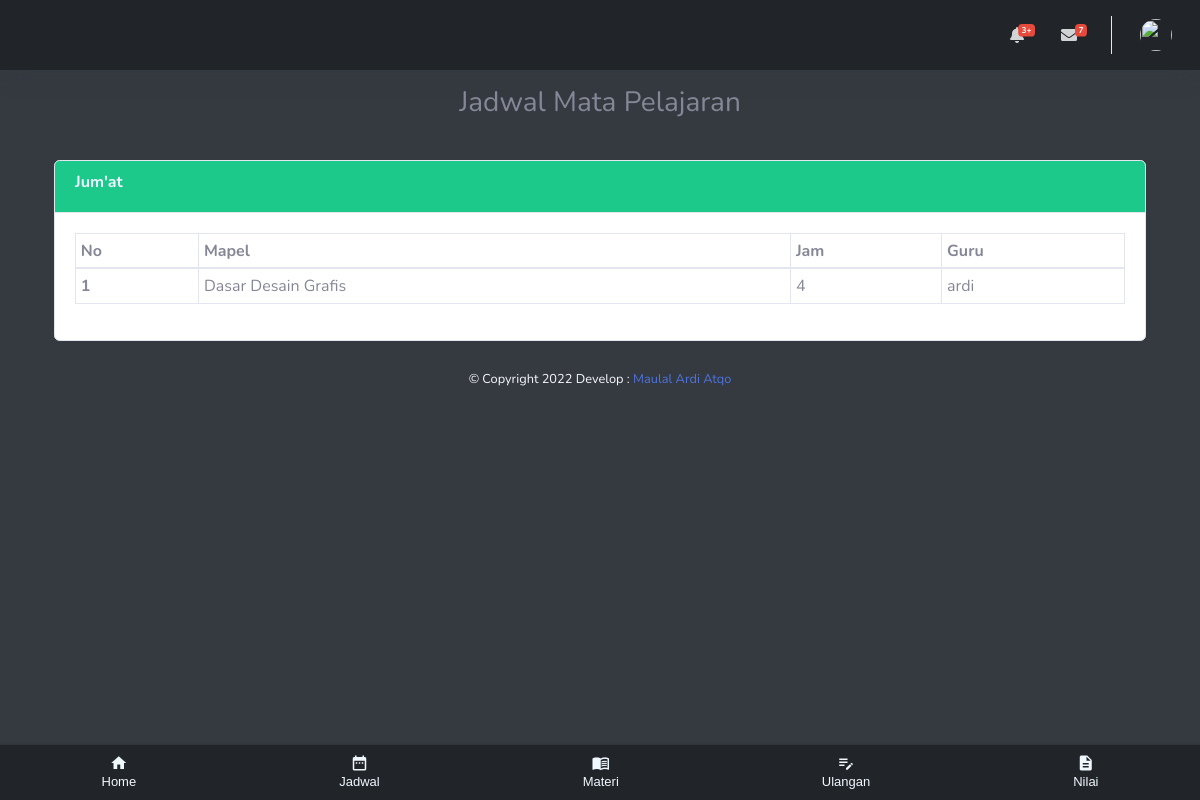
Page /aplikasi/index.php/siswa/jadwal on the earlier database version.
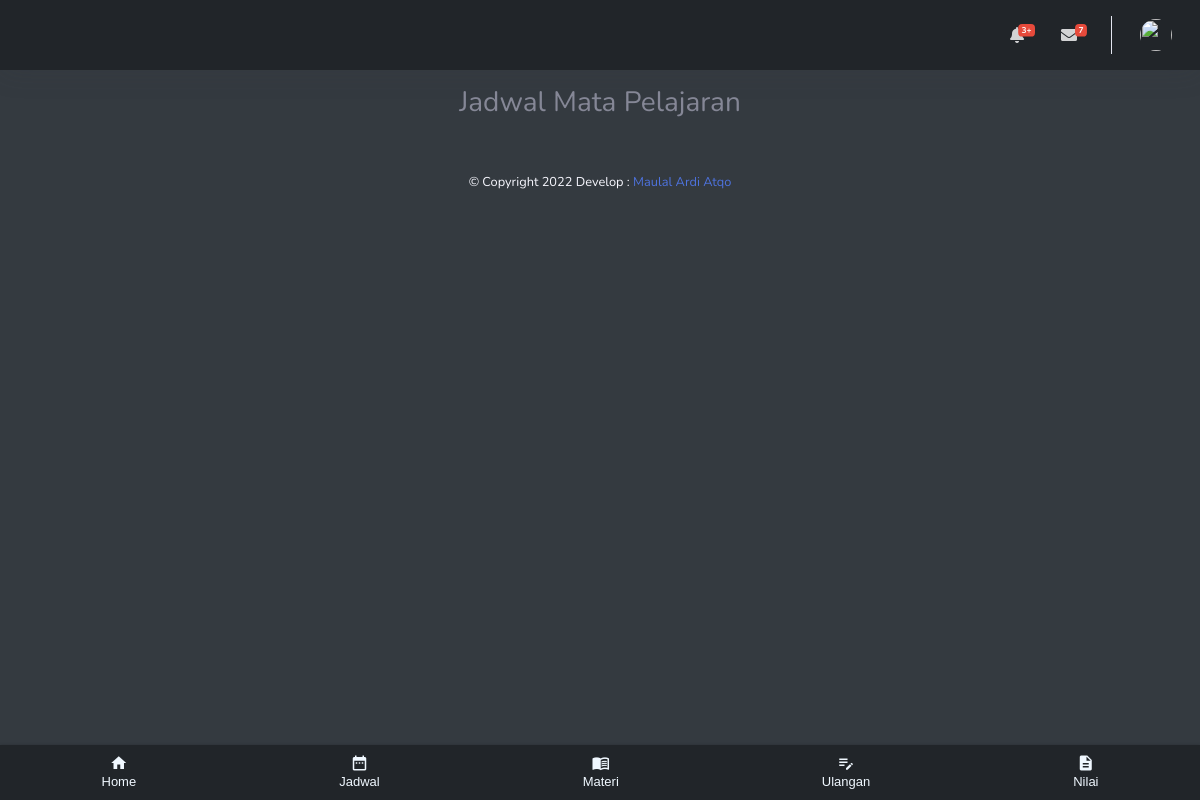
Same page on the later database version.
### tables this page shows
CREATE TABLE `jadwal` (
  `id_jadwal` int(11) NOT NULL,
  `id_kelas` int(128) NOT NULL,
  `hari` varchar(128) NOT NULL,
  `nuptk_guru` int(128) NOT NULL,
  `id_mapel` int(128) NOT NULL,
  `jam_masuk` varchar(128) NOT NULL,
  `jam_keluar` varchar(150) NOT NULL
);

CREATE TABLE `mapel` (
  `id_mapel` int(11) NOT NULL,
  `nama_mapel` varchar(128) NOT NULL,
  `status_mapel` varchar(100) NOT NULL,
  `jp_mapel` varchar(100) NOT NULL,
  `guru_mapel` varchar(100) NOT NULL,
  `kelas_mapel` varchar(100) NOT NULL
);

CREATE TABLE `guru` (
  `id_guru` int(11) NOT NULL,
  `kode_guru` int(10) NOT NULL,
  `nuptk` varchar(128) NOT NULL,
  `nip` varchar(128) NOT NULL,
  `nama_guru` varchar(128) NOT NULL,
  `gender` varchar(128) NOT NULL,
  `jabatan` varchar(100) NOT NULL,
  `pendidikan` varchar(128) NOT NULL,
  `alamat` varchar(258) NOT NULL,
  `kontak` varchar(128) NOT NULL,
  `email` varchar(128) NOT NULL,
  `tmt` date NOT NULL,
  `is_active` int(1) NOT NULL
);

### aplikasi/application/controllers/Siswa.php (called while the page is built, shortened)
<?php
class Siswa extends CI_Controller
{
    public function __construct()
    {
        $this->load->library('form_validation');
    }
    public function jadwal()
    {
        $data['judul'] = 'Jadwal';
        $data['user'] = $this->db->get_where('user', ['username' => $this->session->userdata['username']])->row_array();
        $this->load->model('Jadwal_model', 'jadwal');
        $id_kelas = $this->db->get_where('siswa', ['nis' => $this->session->userdata['username']])->row_array();
        $data['jadwal'] = $this->jadwal->getJadwal(null, $id_kelas['kelas']);
        $this->load->view('templatesSiswa/topbar_siswa', $data);
        $this->load->view('siswa/jadwal', $data);
        $this->load->view('templatesSiswa/footer_siswa');
    }
}

### aplikasi/index.php (called while the page is built, shortened)
<?php
require_once BASEPATH.'core/CodeIgniter.php';

### aplikasi/application/models/Jadwal_model.php (called while the page is built, shortened)
<?php
class Jadwal_model extends CI_Model
{
    public function getJadwal($id_guru = null, $id_kelas = null)
    {
        $query = "SELECT *, jmm.pukul as pukul_masuk, jmk.pukul as pukul_keluar FROM jadwal
    INNER JOIN kelas ON jadwal.id_kelas = kelas.id_kelas
    INNER JOIN mapel ON jadwal.id_mapel = mapel.id_mapel
    INNER JOIN guru ON jadwal.nuptk_guru = guru.nuptk
    INNER JOIN jam_mengajar as jmm ON jadwal.jam_masuk = jmm.id_jam
    INNER JOIN jam_mengajar as jmk ON jadwal.jam_keluar = jmk.id_jam
    ";
        return $this->db->query($query)->result_array();
    }
}

### aplikasi/application/views/siswa/jadwal.php (the view)
<div class="container mt-3 mb-3">
    <div class="row">
        <div class="col text-center">
            <h3>Jadwal Mata Pelajaran</h3>
        </div>
    </div>
</div>
<div class="container">
    <div class="row">
        <div class="col">
            <?php foreach ($jadwal as $j) : ?>
                <div class="card mt-3">
                    <div class="card-header bg-success">
                        <h6 style="color: aliceblue;"> <b><?= $j['hari']; ?></b> </h6>
                    </div>
                    <div class="card-body">
                        <table class="table table-bordered table-sm">
                            <thead>
                                <tr>
                                    <th scope="col">No</th>
                                    <th scope="col">Mapel</th>
                                    <th scope="col">Jam</th>
                                    <th scope="col">Guru</th>
                                </tr>
                            </thead>
                            <tbody>
                                <?php $i = 1; ?>
                                <?php foreach ($jadwal as $jd) : ?>
                                    <?php if ($jd['hari'] == $j['hari']) { ?>
                                        <tr>
                                            <th scope="row"><?= $i; ?></th>
                                            <td><?= $jd['nama_mapel'] ?></td>
                                            <td><?= $jd['jam_masuk'] ?></td>
                                            <td><?= $jd['nama_guru'] ?></td>
                                        </tr>
                                    <?php  } ?>
                                <?php endforeach; ?>
                            </tbody>
                        </table>
                    </div>
                </div>
            <?php endforeach; ?>
        </div>
    </div>
</div>

### aplikasi/application/views/templatesSiswa/topbar_siswa.php (shortened to what this page needs)
<!DOCTYPE html>
<html lang="en">
<head>
    <link href="<?= base_url('assets/') ?>vendor/fontawesome-free/css/all.min.css" rel="stylesheet" type="text/css">
    <link href="<?= base_url('assets/') ?>css/sb-admin-2.min.css" rel="stylesheet">
    <link rel="stylesheet" href="<?= base_url('assets/') ?>css/style1.css">
    <link href="<?= base_url('assets/') ?>vendor/datatables/dataTables.bootstrap4.min.css" rel="stylesheet">
</head>
<body id="page-top">
    <div class="wrapper">
        <div id="content-wrapper" class="d-flex flex-column">
            <div id="content" style="background-color: #343a40;">
                <nav class="navbar navbar-expand navbar-dark topbar static-top shadow" style="background-color: #212529;">
                    <div class="navbar me-auto">
                    </div>
                    <ul class="navbar-nav ml-auto">
                        <li class="nav-item dropdown no-arrow mx-1">
                            <a class="nav-link dropdown-toggle" href="#" id="alertsDropdown" role="button" data-toggle="dropdown" aria-haspopup="true" aria-expanded="false">
                                <i class="fas fa-bell fa-fw"></i>
                                <span class="badge badge-danger badge-counter">3+</span>
                            </a>
                        </li>
                        <li class="nav-item dropdown no-arrow mx-1">
                            <a class="nav-link dropdown-toggle" href="<?= base_url('siswa/chat') ?>" id="" role="button" aria-haspopup="true" aria-expanded="false">
                                <i class="fas fa-envelope fa-fw"></i>
                                <span class="badge badge-danger badge-counter">7</span>
                            </a>
                        </li>
                        <li class="nav-item dropdown no-arrow">
                            <a style="text-decoration: none; color: azure;" class="nav-link dropdown-toggle" href="#" id="userDropdown" role="button" data-toggle="dropdown" aria-haspopup="true" aria-expanded="false">
                                <img class="img-profile rounded-circle" src="<?= base_url('assets/img/') . $user['foto']; ?> ">
                            </a>
                        </li>
                    </ul>
                </nav>

### aplikasi/application/views/templatesSiswa/footer_siswa.php (shortened to what this page needs)
<nav class="nav">
    <a href="<?= base_url('siswa') ?>" class="nav__link">
        <i class="material-icons nav__icon">home</i>
        <span class="nav__text">Home</span>
    </a>
    <a href="<?= base_url('siswa/jadwal') ?>" class="nav__link">
        <i class="material-icons nav__icon">date_range</i>
        <span class="nav__text">Jadwal</span>
    </a>
    <a href="<?= base_url('siswa/materi') ?>" class="nav__link">
        <i class="material-icons nav__icon">menu_book</i>
        <span class="nav__text">Materi</span>
    </a>
    <a href="<?= base_url('siswa/tugas') ?>" class="nav__link">
        <i class="material-icons nav__icon">edit_note</i>
        <span class="nav__text">Ulangan</span>
    </a>
    <a href="<?= base_url('siswa/absen') ?>" class="nav__link">
        <i class="material-icons nav__icon">description</i>
        <span class="nav__text">Nilai</span>
    </a>
</nav>
</div>
<footer class="sticky-footer" style="background-color: #343a40;">
    <div class="container my-auto">
        <div class="copyright text-center my-auto">
            <span style="color: ghostwhite;"> &copy; Copyright <?= date('Y'); ?> Develop : <a style="text-decoration: none;" href="http://maulalardiatqo.github.io">Maulal Ardi Atqo</a></span>
        </div>
    </div>
</footer>
</div>
</div>
</body>
</html>

### aplikasi/assets/css/style1.css (style rules this page uses)
body { margin: 0 0 55px 0; background-color: #343a40; }
footer { bottom: 0; }
.nav { position: fixed; bottom: 0; width: 100%; height: 55px; box-shadow: 0 0 3px rgba(0, 0, 0, 0.2); background-color: #212529; display: flex; overflow: auto; }
.nav__link { display: flex; flex-direction: column; align-items: center; justify-content: center; flex-grow: 1; min-width: 50px; overflow: hidden; white-space: nowrap; font-family: sans-serif; font-size: 13px; color: aliceblue; text-decoration: none; -webkit-tap-highlight-color: transparent; transition: background-color 0.1s ease-in-out; }
.nav__icon { font-size: 18px; }

Differences in the rows shown:
removed jadwal: hari "Jum'at", i "1", id_mapel.nama_mapel "Dasar Desain Grafis", jam_masuk "4", guru.nama_guru "ardi"
